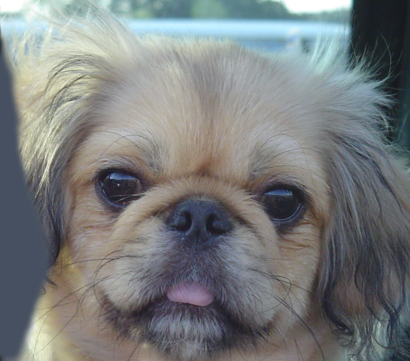
#> input picture Image Filtering and Hybrid Image/data/dog.bmp, 410 x 361 px
$ python proj1_part2.py   (older library calls are emulated)
#> lines starting #> are read from the running program, lines starting #| are printed output that depends on the picture
### Image Filtering and Hybrid Image/code/helpers.py
# Project Image Filtering and Hybrid Images Stencil Code
# Based on previous and current work
# by James Hays for CSCI 1430 @ Brown and
# CS 4495/6476 @ Georgia Tech
import numpy as np
from numpy import pi, exp, sqrt
from skimage import io, img_as_ubyte, img_as_float32
from skimage.transform import rescale


def vis_hybrid_image(hybrid_image):
    """
    Visualize a hybrid image by progressively downsampling the image and
    concatenating all of the images together.
    """
    scales = 5
    scale_factor = 0.5
    padding = 5
    original_height = hybrid_image.shape[0]
    num_colors = 1 if hybrid_image.ndim == 2 else 3

    output = np.copy(hybrid_image)
    cur_image = np.copy(hybrid_image)
    for scale in range(2, scales+1):
        # add padding
        output = np.hstack((output, np.ones((original_height, padding, num_colors),
                                            dtype=np.float32)))
        # downsample image
        cur_image = rescale(cur_image, scale_factor, mode='reflect', multichannel=True)
        # pad the top to append to the output
        pad = np.ones((original_height-cur_image.shape[0], cur_image.shape[1],
                       num_colors), dtype=np.float32)
        tmp = np.vstack((pad, cur_image))
        output = np.hstack((output, tmp))
    return output

def load_image(path):
#> called with path = '../data/dog.bmp'
    return img_as_float32(io.imread(path))
#> call 2 of load_image, with path = '../data/cat.bmp'
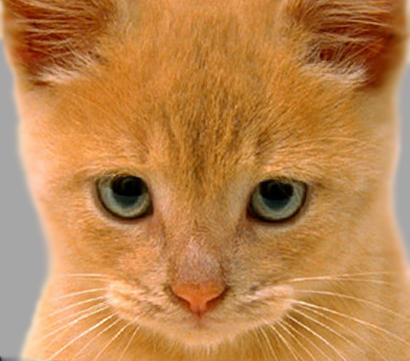
#> input picture Image Filtering and Hybrid Image/data/cat.bmp, 410 x 361 px


def save_image(path, im):
    return io.imsave(path, img_as_ubyte(im.copy()))

### Image Filtering and Hybrid Image/code/student.py
# Project Image Filtering and Hybrid Images Stencil Code
# Based on previous and current work
# by James Hays for CSCI 1430 @ Brown and
# CS 4495/6476 @ Georgia Tech
import numpy as np
from numpy import pi, exp, sqrt
from skimage import io, img_as_ubyte, img_as_float32
from skimage.transform import rescale

# [16 lines left out: function convol2d, not called in this run]

def transformFFT(inArray):
    return np.fft.fft(inArray)
    length = len(inArray)

    if length <= 64: return transformDFT(inArray)

    evenArray = transformFFT(inArray[0::2])
    oddArray = transformFFT(inArray[1::2])
    expoCoeff = [exp( -2j * pi * k / length) * oddArray[k] for k in range(length // 2)]
    return [evenArray[k] + expoCoeff[k] for k in range(length//2)] + [evenArray[k] - expoCoeff[k] for k in range(length//2)]

def transformFFT2(inMatrix):
    nrows, ncols = inMatrix.shape

    fourierImage = np.zeros(inMatrix.shape, dtype = complex)
    firstDegreeImage = np.zeros(inMatrix.shape, dtype=complex)

    for u in range(nrows):
        firstDegreeImage[u] = transformFFT(inMatrix[u,:])

    for v in range(ncols):
        fourierImage[:,v] = transformFFT(firstDegreeImage[:,v])

    return fourierImage

def transformIFFT2(inMatrix):
    copyMatrix = inMatrix.copy()
    nrows, ncols = inMatrix.shape

    fourierImage = np.zeros(inMatrix.shape, dtype = complex)
    firstDegreeImage = np.zeros(inMatrix.shape, dtype=complex)

    for i in range(nrows):
        copyMatrix[i, 1:] = copyMatrix[i, 1:][::-1]

    for u in range(nrows):
        firstDegreeImage[u] = transformFFT(copyMatrix[u,:])

    for i in range(ncols):
        firstDegreeImage[1:, i] = firstDegreeImage[1:, i][::-1]

    for v in range(ncols):
        fourierImage[:,v] = transformFFT(firstDegreeImage[:,v])

    return fourierImage

def convol2dFFT(image, kernel):
    nrows, ncols = (image.shape)

    padrows, padcols = (int(2**np.ceil(np.log2(nrows) + 1)), int(2**np.ceil(np.log2(ncols) + 1)))

    padimage = np.pad(image, ((0, padrows - nrows), (0, padcols - ncols)), mode = 'constant')
    padkernel = np.pad(kernel, ((0, padrows - kernel.shape[0]), (0, padcols - kernel.shape[1])), mode = 'constant')

    fourierImage = transformFFT2(padimage)
    fourierKernel = transformFFT2(padkernel)

    result = transformIFFT2(fourierImage * fourierKernel).real[:, :] / (padrows * padcols)

    return result[kernel.shape[0] // 2 : kernel.shape[0] // 2 + nrows, kernel.shape[1] // 2 : kernel.shape[1] // 2 + ncols]

# [52 lines left out: functions transformDFT, my_imfilter, not called in this run]
    ################

"""
EXTRA CREDIT placeholder function
"""

def my_imfilter_fft(image, kernel):
    """
    Your function should meet the requirements laid out in the extra credit section on
    the project webpage. Apply a filter (using kernel) to an image. Return the filtered image.
    Inputs
    - image: numpy nd-array of dim (m,n) or (m, n, c)
    - kernel: numpy nd-array of dim (k, l)
    Returns
    - filtered_image: numpy nd-array of dim of equal 2D size (m,n) or 3D size (m, n, c)
    Errors if:
    - filter/kernel has any even dimension -> raise an Exception with a suitable error message.
    """
    ##################
    # Your code here #
    dimensionProduct = kernel.shape[0] * kernel.shape[1]

    # Check if any of the dimensions is even
    if (dimensionProduct % 2) == 0:
        raise Exception('All the dimensions must be odd!')

    if len(image.shape) == 2:
        filteredImage = convol2dFFT(image, kernel)
    else:
        reverseShape = np.array((image.shape[2], image.shape[0], image.shape[1]))
#> reverseShape = [3, 361, 410]

        filteredImageArray = np.zeros(reverseShape)

        for i in range(image.shape[2]):
            filteredImageArray[i] = convol2dFFT(image[:, :, i], kernel)

        filteredImage = np.zeros(image.shape)

        for i in range(0, image.shape[0]):
            for j in range(0, image.shape[1]):
                filteredImage[i, j] = [item[i, j] for item in filteredImageArray]

    return np.clip(filteredImage, a_min = 0, a_max = 1)
    ################


def gen_hybrid_image(image1, image2, cutoff_frequency):
    """
     Inputs:
     - image1 -> The image from which to take the low frequencies.
     - image2 -> The image from which to take the high frequencies.
     - cutoff_frequency -> The standard deviation, in pixels, of the Gaussian
                           blur that will remove high frequencies.

     Task:
     - Use my_imfilter to create 'low_frequencies' and 'high_frequencies'.
     - Combine them to create 'hybrid_image'.
    """

    assert image1.shape[0] == image2.shape[0]
    assert image1.shape[1] == image2.shape[1]
    assert image1.shape[2] == image2.shape[2]

    # Steps:
    # (1) Remove the high frequencies from image1 by blurring it. The amount of
    #     blur that works best will vary with different image pairs
    # generate a 1x(2k+1) gaussian kernel with mean=0 and sigma = s, see https://stackoverflow.com/questions/17190649/how-to-obtain-a-gaussian-filter-in-python
    s, k = cutoff_frequency, cutoff_frequency*2
    probs = np.asarray([exp(-z*z/(2*s*s))/sqrt(2*pi*s*s) for z in range(-k,k+1)], dtype=np.float32)
    kernel2 = np.array(probs)
    kernel2.shape = (1, kernel2.shape[0])
    kernel1 = np.array([[item] for item in probs])

    # Your code here:
    low_frequencies_inter = my_imfilter_fft(image1, kernel1)
    low_frequencies = my_imfilter_fft(low_frequencies_inter, kernel2) # Replace with your implementation


    # (2) Remove the low frequencies from image2. The easiest way to do this is to
    #     subtract a blurred version of image2 from the original version of image2.
    #     This will give you an image centered at zero with negative values.
    # Your code here #
    low_frequencies_inter_im2 = my_imfilter_fft(image2, kernel1)
    low_frequencies_im2 = my_imfilter_fft(low_frequencies_inter_im2, kernel2) # Replace with your implementation
#> the loop in my_imfilter_fft (call 4), `for i in range(image.shape[2]):` made 3 passes
#> pass 1, in convol2dFFT (call 10), `result = transformIFFT2(fourierImage * fourierKernel).real[:, :] / (pa..`:
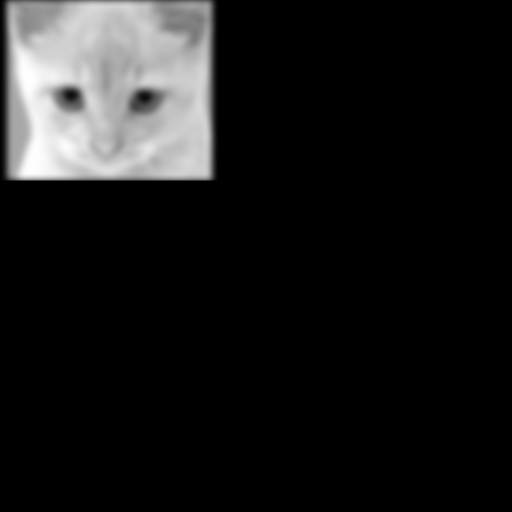
#> result: shape (1024, 1024) float64 (shown at 1/2 size); min -4.44e-16, max 0.915, mean 0.095; drawn with min black and max white
#> after the loop in my_imfilter_fft (call 4), `for i in range(0, image.shape[0]):`:
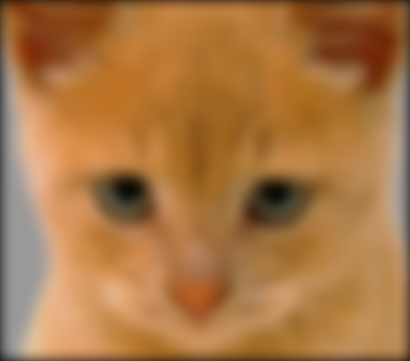
#> filteredImage: shape (361, 410, 3) float64; mean of channels 0, 1, 2 0.665, 0.467, 0.269; drawn as R, G, B
    high_frequencies = image2 - low_frequencies_im2


    # (3) Combine the high frequencies and low frequencies
    # Your code here #
    hybrid_image = high_frequencies + low_frequencies # Replace with your implementation

    # (4) At this point, you need to be aware that values larger than 1.0
    # or less than 0.0 may cause issues in the functions in Python for saving
    # images to disk. These are called in proj1_part2 after the call to
    # gen_hybrid_image().
    # One option is to clip (also called clamp) all values below 0.0 to 0.0,
    # and all values larger than 1.0 to 1.0.

    return np.clip(low_frequencies, a_min = 0, a_max = 1), np.clip(high_frequencies, a_min = 0, a_max = 1), np.clip(hybrid_image, a_min = 0, a_max = 1)

### Image Filtering and Hybrid Image/code/proj1_part2.py
# Project Image Filtering and Hybrid Images - Generate Hybrid Image
# Based on previous and current work
# by James Hays for CSCI 1430 @ Brown and
# CS 4495/6476 @ Georgia Tech
import numpy as np
import matplotlib
import matplotlib.pyplot as plt
from helpers import vis_hybrid_image, load_image, save_image

from student import my_imfilter, gen_hybrid_image
import timeit

# Before trying to construct hybrid images, it is suggested that you
# implement my_imfilter in helpers.py and then debug it using proj1_part1.py

# Debugging tip: You can split your python code and print in between
# to check if the current states of variables are expected.

# Setup
# Read images and convert to floating point format
image1 = load_image('../data/dog.bmp')
image2 = load_image('../data/cat.bmp')

# display the dog and cat images
plt.figure(figsize=(3, 3))
plt.imshow((image1*255).astype(np.uint8))
plt.figure(figsize=(3, 3))
plt.imshow((image2*255).astype(np.uint8))

# For your write up, there are several additional test cases in 'data'.
# Feel free to make your own, too (you'll need to align the images in a
# photo editor such as Photoshop).
# The hybrid images will differ depending on which image you
# assign as image1 (which will provide the low frequencies) and which image
# you asign as image2 (which will provide the high frequencies)

## Hybrid Image Construction ##
# cutoff_frequency is the standard deviation, in pixels, of the Gaussian#
# blur that will remove high frequencies. You may tune this per image pair
# to achieve better results.
cutoff_frequency = 7
A = timeit.default_timer()
low_frequencies, high_frequencies, hybrid_image = gen_hybrid_image(
    image1, image2, cutoff_frequency)
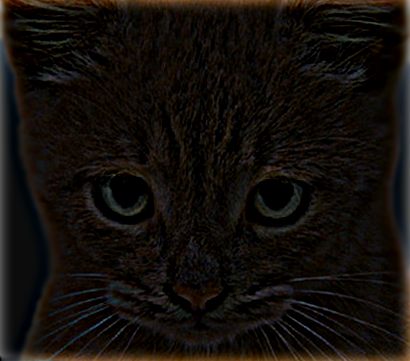
#> high_frequencies: shape (361, 410, 3) float64; mean R, G, B 0.0782, 0.0604, 0.0454
print(timeit.default_timer()-A)
print(hybrid_image)
#> (printed output is left out)
## Visualize and save outputs ##
plt.figure()
plt.imshow((low_frequencies*255).astype(np.uint8))
plt.figure()
plt.imshow(((high_frequencies+0.5)*255).astype(np.uint8))
vis = vis_hybrid_image(hybrid_image)
#> the loop in vis_hybrid_image, `for scale in range(2, scales+1):` made 4 passes
#> pass 1, in vis_hybrid_image, `tmp = np.vstack((pad, cur_image))`:
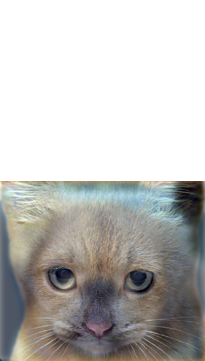
#> tmp: shape (361, 205, 3) float64; mean R, G, B 0.752, 0.747, 0.738
#> after the loop in vis_hybrid_image, `for scale in range(2, scales+1):`:
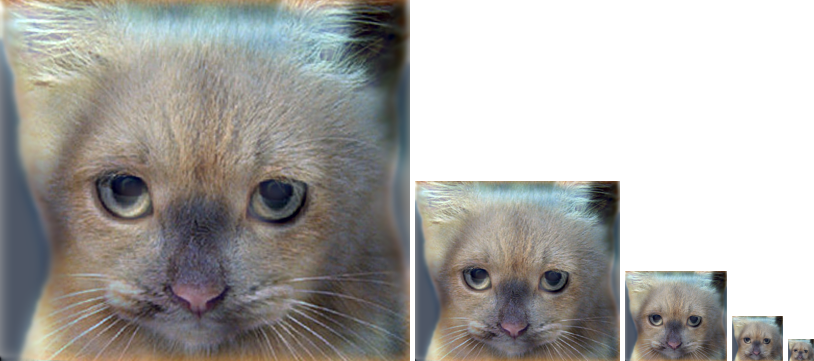
#> output: shape (361, 814, 3) float64; mean R, G, B 0.667, 0.661, 0.648
plt.figure(figsize=(20, 20))
plt.imshow(vis)

save_image('../results/low_frequencies.jpg', low_frequencies)
outHigh = np.clip(high_frequencies + 0.5, 0.0, 1.0)
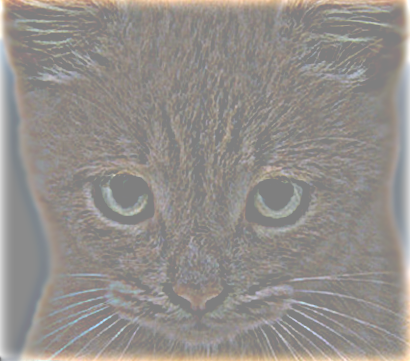
#> outHigh: shape (361, 410, 3) float64; mean R, G, B 0.578, 0.56, 0.545
save_image('../results/high_frequencies.jpg', outHigh)
save_image('../results/hybrid_image.jpg', hybrid_image)
save_image('../results/hybrid_image_scales.jpg', vis)
